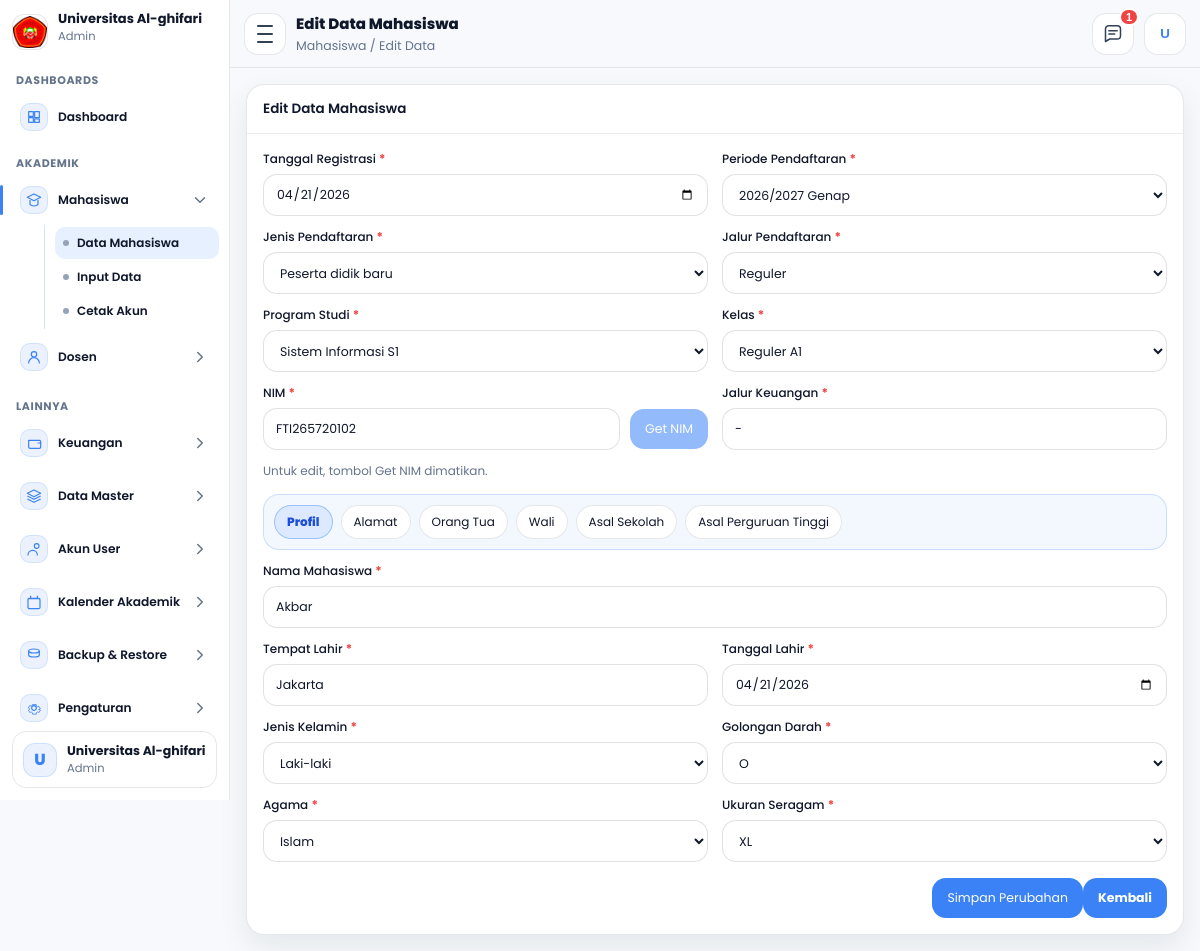
/admin/mahasiswa/editdata.php?id=3 (signed in), run on an earlier commit of the app's database.
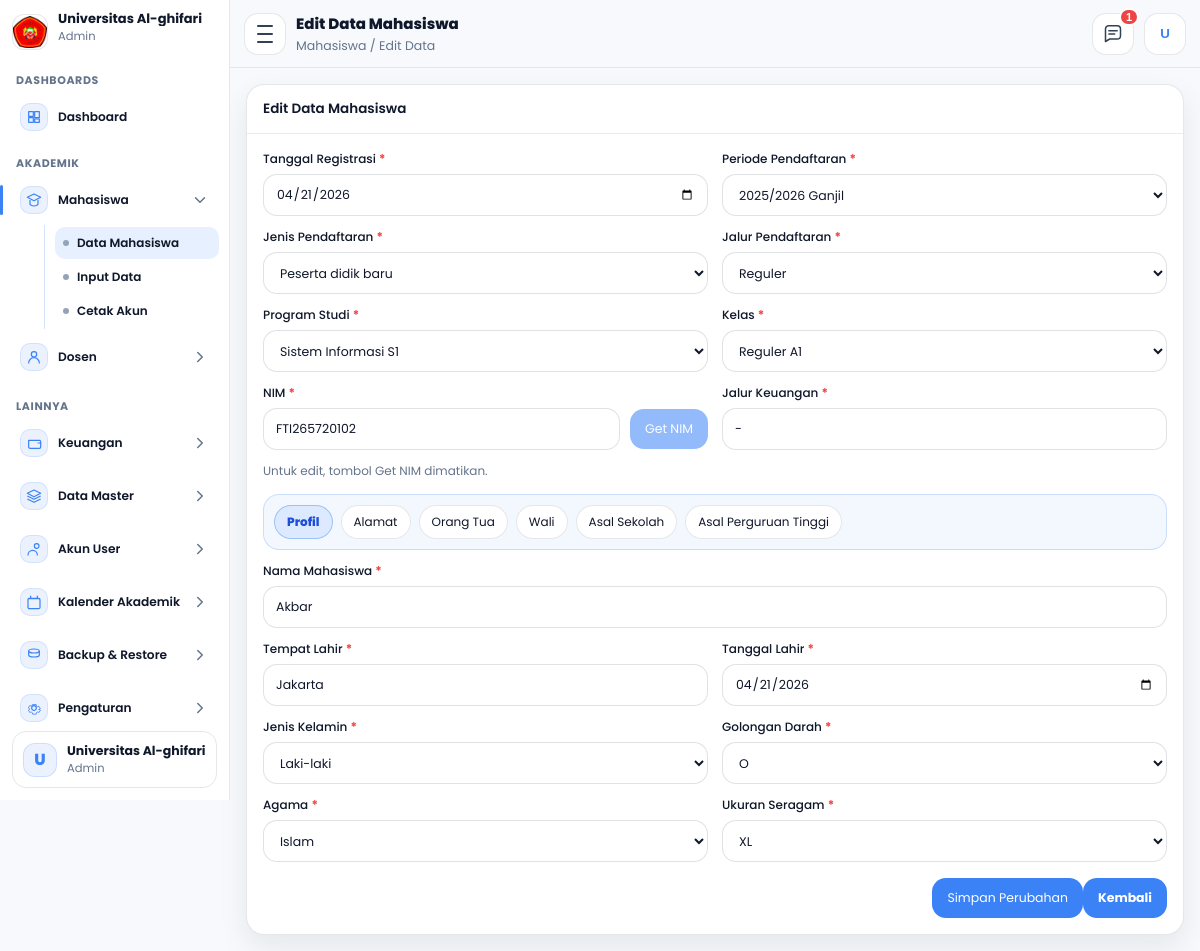
And on a later commit of the database.
### tables this page shows
CREATE TABLE `mahasiswa` (
  `id_mahasiswa` int NOT NULL,
  `tanggal_registrasi` date NOT NULL,
  `periode_pendaftaran` varchar(60) NOT NULL,
  `jenis_pendaftaran` varchar(60) NOT NULL,
  `jalur_pendaftaran` varchar(60) DEFAULT NULL,
  `program_studi` varchar(100) NOT NULL,
  `kelas` varchar(30) NOT NULL,
  `nim` varchar(30) NOT NULL,
  `jalur_keuangan` varchar(100) NOT NULL,
  `nama_mahasiswa` varchar(150) NOT NULL,
  `tempat_lahir` varchar(100) NOT NULL,
  `tanggal_lahir` date NOT NULL,
  `jenis_kelamin` varchar(20) NOT NULL,
  `golongan_darah` varchar(5) DEFAULT NULL,
  `agama` varchar(30) NOT NULL,
  `ukuran_seragam` varchar(10) NOT NULL,
  `nik` varchar(30) DEFAULT NULL,
  `nisn` varchar(30) DEFAULT NULL,
  `npwp` varchar(30) DEFAULT NULL,
  `kewarganegaraan` enum('WNI','WNA') DEFAULT NULL,
  `provinsi` varchar(100) DEFAULT NULL,
  `kab_kota` varchar(100) DEFAULT NULL,
  `kecamatan` varchar(100) DEFAULT NULL,
  `kelurahan` varchar(100) DEFAULT NULL,
  `jalan` varchar(200) DEFAULT NULL,
  `dusun` varchar(100) DEFAULT NULL,
  `rt` varchar(10) DEFAULT NULL,
  `rw` varchar(10) DEFAULT NULL,
  `kode_pos` varchar(10) DEFAULT NULL,
  `jenis_tinggal` varchar(50) DEFAULT NULL,
  `alat_transportasi` varchar(50) DEFAULT NULL,
  `telepon` varchar(30) DEFAULT NULL,
  `hp` varchar(30) DEFAULT NULL,
  `email` varchar(120) DEFAULT NULL,
  `penerima_kps` enum('Ya','Tidak') DEFAULT NULL,
  `no_kps` varchar(50) DEFAULT NULL,
  `nama_ayah` varchar(150) DEFAULT NULL,
  `tanggal_lahir_ayah` date DEFAULT NULL,
  `pendidikan_ayah` varchar(80) DEFAULT NULL,
  `pekerjaan_ayah` varchar(80) DEFAULT NULL,
  `penghasilan_ayah` varchar(80) DEFAULT NULL,
  `nama_ibu` varchar(150) DEFAULT NULL,
  `tanggal_lahir_ibu` date DEFAULT NULL,
  `pendidikan_ibu` varchar(80) DEFAULT NULL,
  `pekerjaan_ibu` varchar(80) DEFAULT NULL,
  `penghasilan_ibu` varchar(80) DEFAULT NULL,
  `nama_wali` varchar(150) DEFAULT NULL,
  `tanggal_lahir_wali` date DEFAULT NULL,
  `pendidikan_wali` varchar(80) DEFAULT NULL,
  `pekerjaan_wali` varchar(80) DEFAULT NULL,
  `penghasilan_wali` varchar(80) DEFAULT NULL,
  `asal_sekolah` varchar(150) DEFAULT NULL,
  `no_ijazah` varchar(80) DEFAULT NULL,
  `alamat_sekolah` varchar(255) DEFAULT NULL,
  `kodepos_sekolah` varchar(10) DEFAULT NULL,
  `email_sekolah` varchar(120) DEFAULT NULL,
  `telepon_sekolah` varchar(30) DEFAULT NULL,
  `website_sekolah` varchar(120) DEFAULT NULL,
  `asal_jurusan` varchar(120) DEFAULT NULL,
  `sks_diakui` int DEFAULT NULL,
  `asal_perguruan_tinggi` varchar(150) DEFAULT NULL,
  `asal_program_studi` varchar(150) DEFAULT NULL,
  `akun_dicetak` tinyint(1) NOT NULL DEFAULT '0',
  `akun_dicetak_pada` timestamp NULL DEFAULT NULL,
  `id_user` int DEFAULT NULL,
  `dibuat_pada` timestamp NULL DEFAULT CURRENT_TIMESTAMP,
  `diubah_pada` timestamp NULL DEFAULT NULL ON UPDATE CURRENT_TIMESTAMP
);

### admin/mahasiswa/editdata.php (the view, shortened to what the changed rows need)
<?php
require_once __DIR__ . "/../layout.php";
$id = (int)($_GET['id'] ?? 0);
$stmt = $conn->prepare("SELECT * FROM mahasiswa WHERE id_mahasiswa=? LIMIT 1");
$stmt->bind_param("i", $id);
$stmt->execute();
$rs = $stmt->get_result();
$m = $rs ? $rs->fetch_assoc() : null;
$ops_periode = ["2025/2026 Ganjil","2025/2026 Genap","2026/2027 Ganjil","2026/2027 Genap"];
$ops_jenis_pendaftaran = ["Peserta didik baru","Pindahan","Alih jenjang","Lintas jalur"];
$ops_jalur_pendaftaran = ["","Prestasi","Reguler","RPL"];
$ops_prodi = ["Teknik Informatika S1","Sistem Informasi S1"];
$ops_kelas = ["Reguler","Reguler Sore B","Reguler Sore A","Karyawan MJ","AMIK HASS WD","AMIK HASS WE","Miftahul Huda","Reguler A1","Reguler A2","Reguler A3","Reguler A4","Reguler B1","Reguler B2"];
$ops_jk = ["Laki-laki","Perempuan"];
$ops_goldar = ["A","B","AB","O"];
$ops_agama = ["Islam","Kristen","Katolik","Hindu","Buddha","Konghucu","Lainnya"];
$ops_seragam = ["S","M","L","XL","XXL","XXXL"];
function sel($current, $value){
  return ((string)$current === (string)$value) ? 'selected' : '';
}
?>
<div class="panel">
  <div class="panel-body">
    <form class="im-form" id="imForm" action="proses_edit.php" method="post" autocomplete="off">
      <div class="im-grid">
        <div class="im-field">
          <label>Tanggal Registrasi <span>*</span></label>
          <input type="date" id="tanggal_registrasi" name="tanggal_registrasi" required value="<?= e($m['tanggal_registrasi'] ?? '') ?>">
        </div>
        <div class="im-field">
          <label>Periode Pendaftaran <span>*</span></label>
          <select name="periode_pendaftaran" required>
            <?php foreach($ops_periode as $v): ?>
              <option value="<?= e($v) ?>" <?= sel($m['periode_pendaftaran'] ?? '', $v) ?>><?= e($v) ?></option>
            <?php endforeach; ?>
          </select>
        </div>
        <div class="im-field">
          <label>Jenis Pendaftaran <span>*</span></label>
          <select name="jenis_pendaftaran" required>
            <?php foreach($ops_jenis_pendaftaran as $v): ?>
              <option value="<?= e($v) ?>" <?= sel($m['jenis_pendaftaran'] ?? '', $v) ?>><?= e($v) ?></option>
            <?php endforeach; ?>
          </select>
        </div>
        <div class="im-field">
          <label>Jalur Pendaftaran <span>*</span></label>
          <select name="jalur_pendaftaran" required>
            <?php foreach($ops_jalur_pendaftaran as $v): ?>
              <option value="<?= e($v) ?>" <?= sel($m['jalur_pendaftaran'] ?? '', $v) ?>><?= e($v) ?></option>
            <?php endforeach; ?>
          </select>
        </div>
        <div class="im-field">
          <label>Program Studi <span>*</span></label>
          <select id="program_studi" name="program_studi" required>
            <?php foreach($ops_prodi as $v): ?>
              <option value="<?= e($v) ?>" <?= sel($m['program_studi'] ?? '', $v) ?>><?= e($v) ?></option>
            <?php endforeach; ?>
          </select>
        </div>
        <div class="im-field">
          <label>Kelas <span>*</span></label>
          <select name="kelas" required>
            <?php foreach($ops_kelas as $v): ?>
              <option value="<?= e($v) ?>" <?= sel($m['kelas'] ?? '', $v) ?>><?= e($v) ?></option>
            <?php endforeach; ?>
          </select>
        </div>
        <div class="im-field">
          <div class="im-inline">
            <input type="text" id="nim" name="nim" required value="<?= e($m['nim'] ?? '') ?>">
            <button class="im-btn im-get is-disabled" type="button" disabled title="Tidak tersedia di Edit">Get NIM</button>
          </div>
        </div>
        <div class="im-field">
          <label>Jalur Keuangan <span>*</span></label>
          <input type="text" name="jalur_keuangan" required value="<?= e($m['jalur_keuangan'] ?? '') ?>">
        </div>
      </div>
      <div class="im-panels">
        <section class="im-panel active" id="tab-profil" role="tabpanel">
          <div class="im-grid">
            <div class="im-field im-full">
              <label>Nama Mahasiswa <span>*</span></label>
              <input type="text" name="nama_mahasiswa" required value="<?= e($m['nama_mahasiswa'] ?? '') ?>">
            </div>
            <div class="im-field">
              <label>Tempat Lahir <span>*</span></label>
              <input type="text" name="tempat_lahir" required value="<?= e($m['tempat_lahir'] ?? '') ?>">
            </div>
            <div class="im-field">
              <label>Tanggal Lahir <span>*</span></label>
              <input type="date" name="tanggal_lahir" required value="<?= e($m['tanggal_lahir'] ?? '') ?>">
            </div>
            <div class="im-field">
              <label>Jenis Kelamin <span>*</span></label>
              <select name="jenis_kelamin" required>
                <?php foreach($ops_jk as $v): ?>
                  <option value="<?= e($v) ?>" <?= sel($m['jenis_kelamin'] ?? '', $v) ?>><?= e($v) ?></option>
                <?php endforeach; ?>
              </select>
            </div>
            <div class="im-field">
              <label>Golongan Darah <span>*</span></label>
              <select name="golongan_darah" required>
                <?php foreach($ops_goldar as $v): ?>
                  <option value="<?= e($v) ?>" <?= sel($m['golongan_darah'] ?? '', $v) ?>><?= e($v) ?></option>
                <?php endforeach; ?>
              </select>
            </div>
            <div class="im-field">
              <label>Agama <span>*</span></label>
              <select name="agama" required>
                <?php foreach($ops_agama as $v): ?>
                  <option value="<?= e($v) ?>" <?= sel($m['agama'] ?? '', $v) ?>><?= e($v) ?></option>
                <?php endforeach; ?>
              </select>
            </div>
            <div class="im-field">
              <label>Ukuran Seragam <span>*</span></label>
              <select name="ukuran_seragam" required>
                <?php foreach($ops_seragam as $v): ?>
                  <option value="<?= e($v) ?>" <?= sel($m['ukuran_seragam'] ?? '', $v) ?>><?= e($v) ?></option>
                <?php endforeach; ?>
              </select>
            </div>
          </div>
        </section>
      </div>
    </form>
  </div>
</div>

What changed in the data, as far as the page shows it:
changed mahasiswa "Peserta didik baru": periode_pendaftaran "2026/2027 Genap" → "2025/2026 Ganjil"
